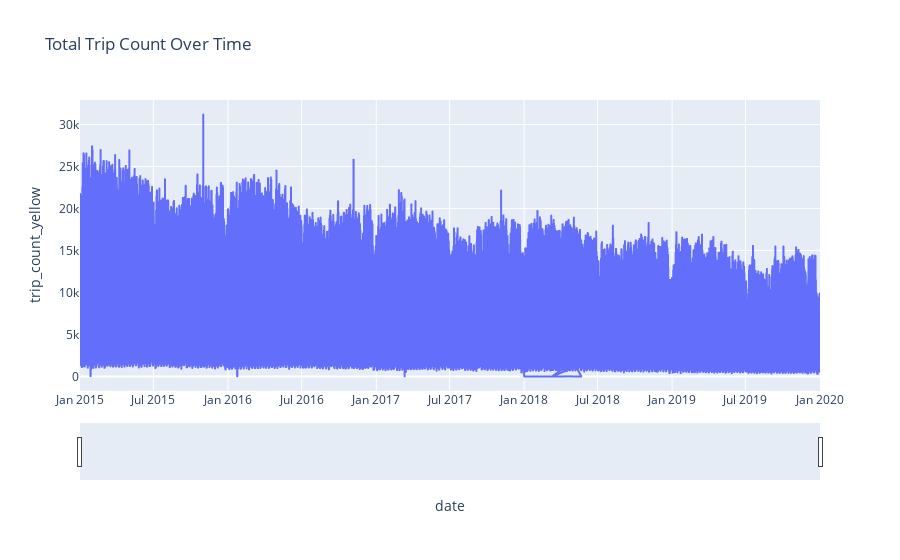

Notebook cell for this chart:
### Code cell
import pandas as pd
import plotly.express as px

# Assuming df is already defined as your DataFrame
df['date'] = pd.to_datetime(df['date'])  # Ensure the date column is in datetime format

# Create the plot
fig = px.line(df, x='date', y='trip_count_yellow', title='Total Trip Count Over Time')

# Update layout for better scroll functionality
fig.update_layout(
    xaxis=dict(
        rangeslider=dict(
            visible=True
        ),
        type="date"
    )
)

# Show the plot
fig.show()

### Figure 1 — Plotly figure (JSON) as saved in the notebook; plotly's stock layout.template omitted (floating-point values rounded to 4 significant figures; data arrays with more than 128 entries replaced by an {"elided": "..."} marker saying what was removed)
{"data": [{"hovertemplate": "date=%{x}<br>trip_count_yellow=%{y}<extra></extra>", "legendgroup": "", "line": {"color": "#636efa", "dash": "solid"}, "marker": {"symbol": "circle"}, "mode": "lines", "name": "", "showlegend": false, "type": "scattergl", "x": {"elided": "43825 str values"}, "xaxis": "x", "y": {"elided": "43825 int values"}, "yaxis": "y"}], "layout": {"legend": {"tracegroupgap": 0}, "title": {"text": "Total Trip Count Over Time"}, "xaxis": {"anchor": "y", "domain": [0, 1], "rangeslider": {"visible": true}, "title": {"text": "date"}, "type": "date"}, "yaxis": {"anchor": "x", "domain": [0, 1], "title": {"text": "trip_count_yellow"}}}}
